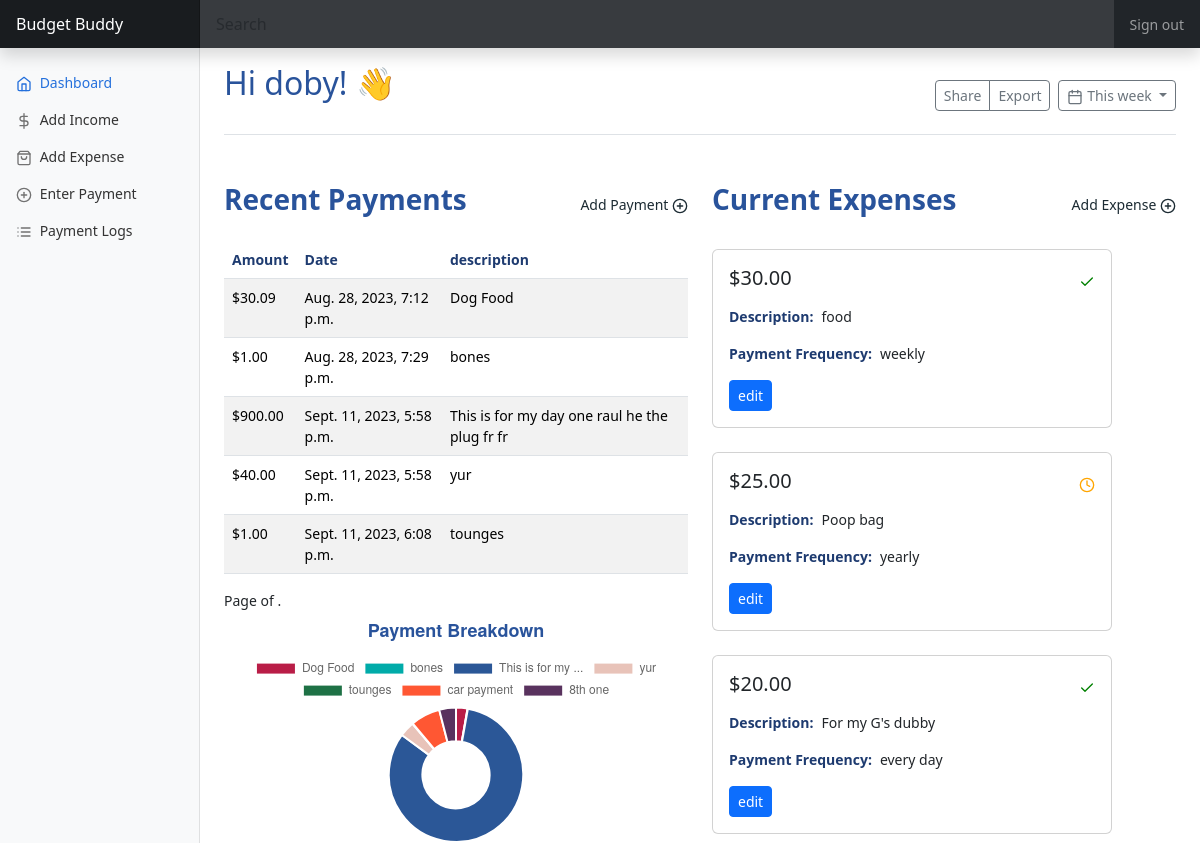
The page /dashboard/ (signed in) on the database its author committed.
### domain/models.py (models this page shows, shortened)
class UserPayments(models.Model):
    user = models.ForeignKey(User, on_delete=models.CASCADE, null=True)
    date = models.DateTimeField(auto_now=True)
    amount = models.DecimalField(decimal_places=2, max_digits=11)
    description = models.TextField(max_length=300)

class UserExpense(models.Model):
    user = models.ForeignKey(User, on_delete=models.CASCADE, null=True)
    paid = models.BooleanField(default=False)
    amount = models.DecimalField(decimal_places=2, max_digits=11, null=True)
    description = models.TextField(max_length=300)
    payment_interval = models.TextField(max_length=30)

### domain/views.py (the view)
# urls.py: path('', views.dashboard_view, name="home"),
@login_required(login_url="user_sign_in/")
def dashboard_view(request):
    user_profile = UserProfile.objects.get(user=request.user)
    payments = UserPayments.objects.filter(user=request.user)
    expense = UserExpense.objects.filter(user=request.user)
    paginator = Paginator(payments, 5)
    page_num = request.GET.get("payment_table")
    page_obj = paginator.get_page(page_num)
    if request.method == "POST":
        print("POST")
        return render(request, "domain/dashboard/main.html", context)
    else:
        context = {
            "user_profile": user_profile,
            "payments": payments,
            "expenses": expense,
            "page_object": page_obj,
        }
    return render(request, "domain/dashboard/main.html", context)

### templates/domain/dashboard/main.html (shortened to what this page needs)
{% extends 'domain/index.html' %}
{% block title %}
  {% if user.is_authenticated %}
    <p class="header_color">Hi {{ user.username }}! 👋</p>
  {% endif %}
{% endblock %}
{% block content %}
<div class="row">
  <div class="col-sm-12 col-md-6 col-lg-6">
    <div class="title">
      <h3 class="header_color">Recent Payments</h3>
      <a href="{% url 'domain:income' %}"
        >Add Payment <span data-feather="plus-circle"></span
      ></a>
    </div>
    {% if payments %}
    <table class="table table-striped mt-3">
      <thead>
        <tr>
          <th scope="col" style="color: #1e3b70;">Amount</th>
          <th scope="col" style="color: #1e3b70;">Date</th>
          <th scope="col" style="color: #1e3b70;">description</th>
        </tr>
      </thead>
      <tbody>
        {% for payment in page_object %}
          <tr>
            <td>${{payment.amount}}</td>
            <td>{{payment.date}}</td>
            <td>{{payment.description}}</td>
          </tr>
        {% endfor %}
      </tbody>
    </table>
    <div class="pagination">
      <span class="step-links">
          <span class="current">
              Page {{ page_obj.number }} of {{ page_obj.paginator.num_pages }}.
          </span>
      </span>
  </div>
    {% else %}
      <h5 class="text_color mt-5">No Payments Found 💰 Add Your First Payment Now</h5>
    {% endif %}
    <canvas id="myChart" style="width:100%;max-width:600px"></canvas>
  </div>
  <div class="col-sm">
    <div class="title">
      <h3 class="header_color">Current Expenses</h3>
      <a href=""
        >Add Expense <span data-feather="plus-circle"></span
      ></a>
    </div>
  {% if expenses %}
    {% for expense in expenses %}
      <div class="col-sm-12 col-md-6 col-lg-6">
        <div class="card mt-4" style="width: 25rem">
          <div class="card-body">
            <div class="d-flex justify-content-between align-items-center">
              <h5 class="card-title">${{expense.amount}}</h5>
              {% if expense.paid %}
              <span class="green fs-2" data-feather="check"></span>
              {% else %}
              <span class="orange" data-feather="clock"></span>
              {% endif %}
            </div>
            <div class="d-flex flex-row mt-2">
              <p class="card-text text_color me-2 fw-bold">Description: </p>
              <p class="text-mute">{{expense.description}}</p>
            </div>
            <div class="d-flex flex-row">
            <p class="card-text text_color me-2 fw-bold">Payment Frequency: </p>
            <p class="">{{expense.payment_interval}}</p>
            </div>
            <a href="#" class="btn btn-sm btn-primary">edit</a>
          </div>
        </div>
      </div>
    {% endfor %}
    {% else %}
      <h5 class="text_color mt-5">No Expense 💰 Add Your First Now</h5>
    {% endif %}
  </div>
</div>
 <script>
  var xValues = [];
  {% if payments %}
  {% for payment in payments %}
  label = "{{payment.description}}";
  if (label.length > 15) {
    label = label.substring(0,15) + "...";
  }
  xValues.push(label)
  {% endfor %}
  var yValues = [];
  {% for payment in payments %}
  yValues.push("{{payment.amount}}")
  {% endfor %}
  {% endif %}
  var barColors = [
    "#b91d47",
    "#00aba9",
    "#2b5797",
    "#e8c3b9",
    "#1e7145",
    "#ff5733",
    "#59325e",
    "#008c7d",
  ];
  new Chart("myChart", {
    type: "doughnut",
    data: {
      labels: xValues,
      datasets: [{
        backgroundColor: barColors,
        data: yValues
      }]
    },
    options: {
      title: {
        display: true,
        text: "Payment Breakdown",
        fontSize: 18,
        fontColor: "#29539b",
      }
    }
  });
  </script>
{% endblock %}

### templates/domain/index.html (shortened to what this page needs)
{% load static %}
<!DOCTYPE html>
<html lang="en">
<head>
    <link href="https://cdn.jsdelivr.net/npm/bootstrap@5.3.1/dist/css/bootstrap.min.css" rel="stylesheet"
 />
    <link rel="stylesheet" href="{% static 'css/app.css' %}">
</head>
<body>
    <header class="navbar navbar-dark sticky-top bg-dark flex-md-nowrap p-0 shadow">
        <a class="navbar-brand col-md-3 col-lg-2 me-0 px-3" href="#">Budget Buddy</a>
        <input class="form-control form-control-dark w-100" type="text" placeholder="Search" aria-label="Search" />
        <div class="navbar-nav">
            <div class="nav-item text-nowrap">
                <form method="POST" action="{% url 'domain:logout_view' %}">
                    <button class="nav-link px-3">Sign out</button>
                </form>
            </div>
        </div>
    </header>
    <div class="container-fluid">
        <div class="row">
            <nav id="sidebarMenu" class="col-md-3 col-lg-2 d-md-block bg-light sidebar collapse">
                <div class="position-sticky pt-3">
                    <ul class="nav flex-column">
                        <li class="nav-item">
                            <a class="nav-link active" aria-current="page" href="{% url 'domain:home' %}">
                                <span data-feather="home"></span>
                                Dashboard
                            </a>
                        </li>
                        <li class="nav-item">
                            <a class="nav-link" href="{% url 'domain:income' %}">
                                <span data-feather="dollar-sign"></span>
                                Add Income
                            </a>
                        </li>
                        <li class="nav-item">
                            <a class="nav-link" href="#">
                                <span data-feather="shopping-bag"></span>
                                Add Expense
                            </a>
                        </li>
                        <li class="nav-item">
                            <a class="nav-link" href="#">
                                <span data-feather="plus-circle"></span>
                                Enter Payment
                            </a>
                        </li>
                        <li class="nav-item">
                            <a class="nav-link" href="#">
                                <span data-feather="list"></span>
                                Payment Logs
                            </a>
                        </li>
                    </ul>
                </div>
            </nav>
            <main class="col-md-9 ms-sm-auto col-lg-10 px-md-4">
                <div
                    class="d-flex justify-content-between flex-wrap flex-md-nowrap align-items-center pt-3 pb-2 mb-3 border-bottom">
                    <h1 class="h2">{% block title%}{% endblock %}</h1>
                    <div class="btn-toolbar mb-2 mb-md-0">
                        <div class="btn-group me-2">
                            <button type="button" class="btn btn-sm btn-outline-secondary">
                                Share
                            </button>
                            <button type="button" class="btn btn-sm btn-outline-secondary">
                                Export
                            </button>
                        </div>
                        <button type="button" class="btn btn-sm btn-outline-secondary dropdown-toggle">
                            <span data-feather="calendar"></span>
                            This week
                        </button>
                    </div>
                </div>
                <div class="mt-5">
                {% block content %} {% endblock %}
                </div>
            </main>
        </div>
    </div>
</body>
</html>

### static/css/app.css (style rules this page uses)
body { font-size: 0.875rem; }
.feather { width: 16px; height: 16px; vertical-align: text-bottom; }
.sidebar { position: fixed; top: 0; bottom: 0; left: 0; z-index: 100; padding: 48px 0 0; box-shadow: inset -1px 0 0 rgba(0, 0, 0, 0.1); }
.sidebar .nav-link { font-weight: 500; color: #333; }
.sidebar .nav-link .feather { margin-right: 4px; color: #727272; }
.sidebar .nav-link.active { color: #2470dc; }
.sidebar .nav-link:hover .feather, .sidebar .nav-link.active .feather { color: inherit; }
.navbar-brand { padding-top: 0.75rem; padding-bottom: 0.75rem; font-size: 1rem; background-color: rgba(0, 0, 0, 0.25); box-shadow: inset -1px 0 0 rgba(0, 0, 0, 0.25); }
.navbar .form-control { padding: 0.75rem 1rem; border-width: 0; border-radius: 0; }
.form-control-dark { color: #fff; background-color: rgba(255, 255, 255, 0.1); border-color: rgba(255, 255, 255, 0.1); }
.title { display: flex; justify-content: space-between; align-items: center; }
.title h3 { color: #1c2b33; font-weight: 600; }
.title a { text-decoration: none; color: #1c2b33; }
.header_color { color: #29539b !important; }
.text_color { color: #1e3b70; }
.green { color: green; }
.orange { color: orange; }
html, body { height: 100%; }

### rows shown on the page
UserPayments: amount "30.09", date "Aug. 28, 2023, 7:12 p.m.", description "Dog Food"
UserPayments: amount "1.00", date "Aug. 28, 2023, 7:29 p.m.", description "bones"
UserPayments: amount "900.00", date "Sept. 11, 2023, 5:58 p.m.", description "This is for my day one raul he the plug fr fr"
UserPayments: amount "40.00", date "Sept. 11, 2023, 5:58 p.m.", description "yur"
UserPayments: amount "1.00", date "Sept. 11, 2023, 6:08 p.m.", description "tounges"
UserExpense: amount "30.00", paid True (drawn), description "food", payment_interval "weekly"
UserExpense: amount "25.00", paid False (drawn), description "Poop bag", payment_interval "yearly"
UserExpense: amount "20.00", paid True (drawn), description "For my G's dubby", payment_interval "every day"

### other values the page prints
{{ user.username }} "doby"
chart data {{ payment.amount }} 30.09, 1.00, 900.00, 40.00, 1.00, 78.00, 44.00
